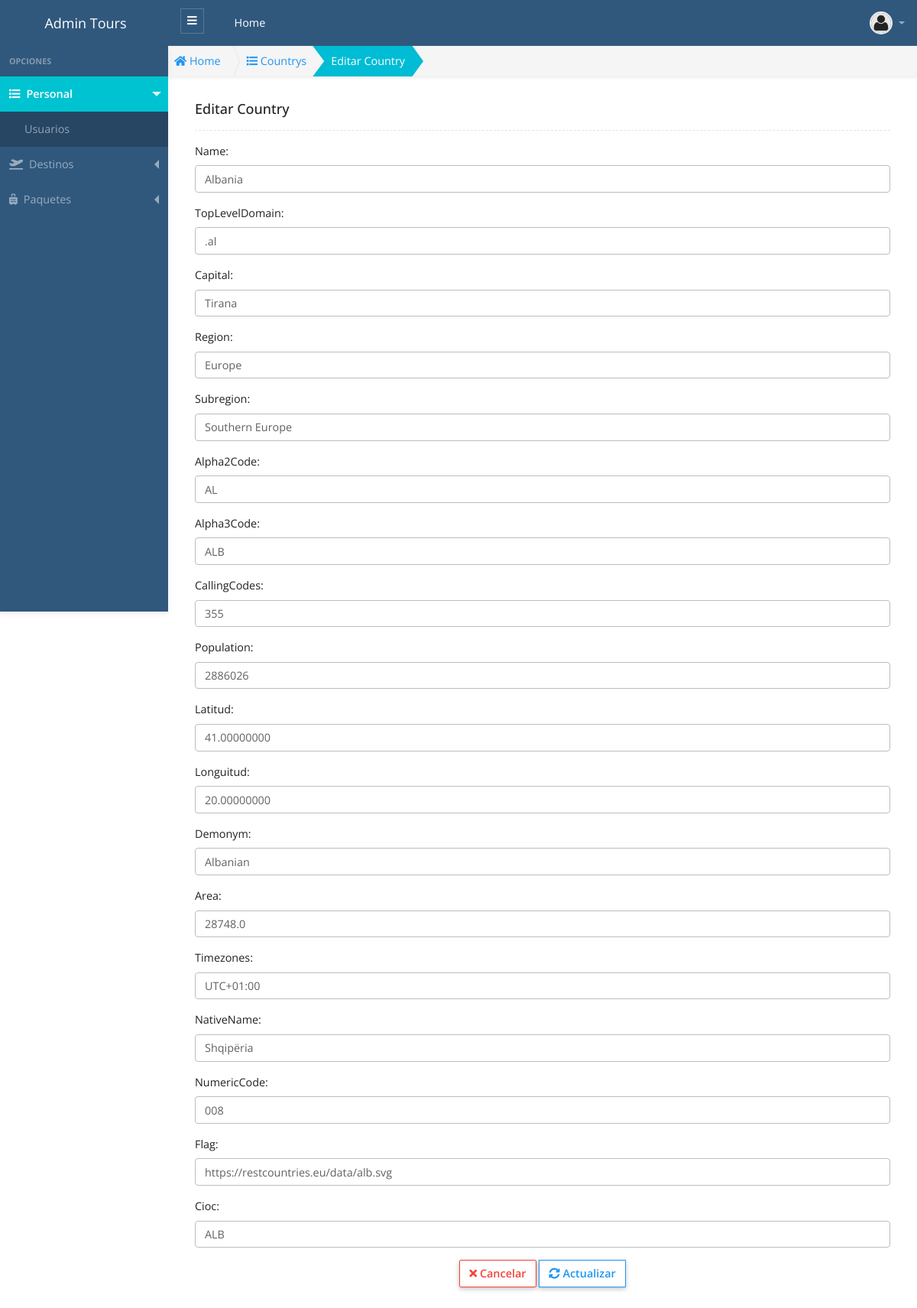
/public/admin/country/editar.php?id=3 (signed in), run on the app's committed database.
### tables this page shows
CREATE TABLE `country` (
  `id` int(11) unsigned NOT NULL AUTO_INCREMENT,
  `name` varchar(255) NOT NULL,
  `topLevelDomain` varchar(10) NOT NULL DEFAULT '',
  `capital` varchar(50) DEFAULT '',
  `region` varchar(100) DEFAULT '',
  `subregion` varchar(255) DEFAULT '',
  `estado` tinyint(1) NOT NULL DEFAULT '1',
  `alpha2Code` varchar(2) DEFAULT NULL,
  `alpha3Code` varchar(3) DEFAULT NULL,
  `callingCodes` varchar(255) DEFAULT NULL,
  `population` varchar(255) DEFAULT NULL,
  `latitud` decimal(16,8) DEFAULT NULL,
  `longuitud` decimal(16,8) DEFAULT NULL,
  `demonym` varchar(255) DEFAULT NULL,
  `area` decimal(12,1) DEFAULT NULL,
  `timezones` varchar(50) DEFAULT NULL,
  `nativeName` varchar(255) DEFAULT NULL,
  `numericCode` varchar(255) DEFAULT NULL,
  `flag` varchar(255) DEFAULT NULL,
  `cioc` varchar(255) DEFAULT NULL,
  PRIMARY KEY (`id`)
);

### public/app/autoload.php (called while the page is built, shortened)
<?php
	function loadModelFiles($file_name){
		$fullpath = APP.'models'.DS. $file_name . '.php' ;
	}
	function loadBeanFiles($file_name){
		$fullpath = APP.'beans'.DS. $file_name . '.php' ;
	}
	function loadControllerFiles($file_name){
		$fullpath = APP.'controllers'.DS. $file_name . '.php' ;
	}
	function loadHelperFiles($file_name){
		$fullpath = APP.'helpers'.DS. $file_name . '.php' ;
	}
	function loadAuthFiles($file_name){
		$fullpath = APP.'auth'.DS. $file_name . '.php' ;
	}
	function loadDataBaseFiles($file_name){
		$fullpath = APP.'database'.DS. $file_name . '.php' ;
	}

### public/app/controllers/CountryController.php (called while the page is built, shortened)
<?php
 class CountryController
{
  public function find($id)
  {
    try
    {
      $country  = new Country();
      $bean_country = new BeanCountry();
      $bean_country->setId($id);
      $data = $country->find( $bean_country) ;
      return $data;
    }
    catch (Exception $e)
    {
      throw new Exception($e->getMessage());
    }
  }
}

### public/app/helpers/Validation.php (called while the page is built)
<?php
class Validation {
	static public function validate($cadena){
		$cadena = htmlspecialchars($cadena);
		$cadena = trim($cadena);
		$cadena = addslashes($cadena);
		$cadena = nl2br($cadena);
		return $cadena;
	}
}

### public/app/beans/BeanCountry.php (called while the page is built, shortened)
<?php
class BeanCountry{
  private $id;
  public function setId($id_)
  {
    $this->id = Validation::validate( $id_ );
  }
  public function getId()
  {
    return $this->id;
  }
}

### public/app/models/Country.php (called while the page is built, shortened)
<?php
class Country extends Connection {
  public function __construct($cnx  = null)
  {
    $this->conn = $cnx;
  }
  public function find($bean_country)
  {
    try{
      $id = $bean_country->getId();
      $this->query = "SELECT * FROM country WHERE id = '$id' LIMIT 1; ";
      $this->executeFind();
      $data = $this->rows ;
      return $data;
    }catch(exception $e){
      throw new Exception($e->getMessage());
    }
  }
}

### public/app/database/Connection.php (called while the page is built, shortened)
<?php
class Connection
{
    protected $db_host = 'localhost';
    protected $db_user = 'root';
    protected $db_pass = '';
    protected $db_name = 'cat_libro';
    protected $db_port = '3306';
    protected $db_driver = 'mysql';
    protected $query = '';
    protected $rows = array();
    protected $conn = null;
    private function openConnection()
    {
        $dns = $this->db_driver . ":host=" . $this->db_host . ";port=" . $this->db_port . ";dbname=" . $this->db_name;
        $this->conn = new PDO($dns, $this->db_user, $this->db_pass);
        $this->conn->setAttribute(PDO::ATTR_ERRMODE, PDO::ERRMODE_EXCEPTION);
        $this->conn->query("SET NAMES 'utf8'");
        return $this->conn;
    }
    protected function executeQuery()
    {
        $rows = array();
        if ($this->conn == null) {
            $this->openConnection();
        }
        $stm = $this->conn->prepare($this->query);
        $this->status = $stm->execute();
        if ($this->status) {
            $column_count = $stm->columnCount();
            if ($column_count > 0) {
                $rows = $stm->fetchAll(PDO::FETCH_OBJ);
            }
        }
        $this->rows = $rows;
    }
    protected function executeFind()
    {
        try {
            $this->executeQuery();
          if (count($this->rows) > 0) {
              $this->rows = array_shift($this->rows);
              return $this->rows;
          }
        } catch (exception $e) {
            throw new Exception($e->getMessage());
        }
    }
}

### public/admin/country/editar.php (the view, shortened to what this page needs)
<?php
  $id = !empty($_GET["id"]) ? $_GET["id"] : 0;
  require_once "../../app/autoload.php";
  $country_controller = new CountryController();
  $country = $country_controller->find($id);
  $title_page = "Country";
?>
<!DOCTYPE html>
<html lang="es">
<head>
  <?php
    require_once "../layout/head_links.phtml";
  ?>
</head>
<body>
  <?php require "../layout/header.phtml"; ?>
  <div class="app-wrap">
    <?php require_once "../layout/sidebar.phtml";?>
    <main role="main" class="main">
      <nav class="full-content" aria-label="breadcrumb">
        <ol class="breadcrumb breadcrumb-shape shadow-sm radius-0">
          <li class="breadcrumb-item">
            <a href="admin">
              <i class="fas fa-home"></i> Home
            </a>
          </li>
          <li class="breadcrumb-item">
            <a href="admin/country/country.php">
              <i class="fas fa-list"></i>
              <?php echo $title_page ;?>s
            </a>
          </li>
          <li class="breadcrumb-item active bg-info text-white" aria-current="page">
            Editar <?php echo $title_page; ?>
          </li>
        </ol>
      </nav>
      <div class="container py-2 py-md-3">
        <div class="row">
          <div class="col-12">
            <h5 class="page-header-title">Editar <?php echo $title_page; ?> </h5>
            <hr class="hr dashed">
          </div>
        </div>
        <div class="row">
          <div class="col-12">
            <form action="admin/country/update.php" method="POST" enctype="multipart/form-data">
              <div class="row">
              <div class="col-md-12">
                <div class="form-group">
                  <label for="name">Name: </label>
                  <input type="text" class="form-control" name="name" id="name" placeholder="Name" value="<?php echo $country->name; ?>">
                </div>
              </div>
              <div class="col-md-12">
                <div class="form-group">
                  <label for="topLevelDomain">TopLevelDomain: </label>
                  <input type="text" class="form-control" name="topLevelDomain" id="topLevelDomain" placeholder="TopLevelDomain" value="<?php echo $country->topLevelDomain; ?>">
                </div>
              </div>
              <div class="col-md-12">
                <div class="form-group">
                  <label for="capital">Capital: </label>
                  <input type="text" class="form-control" name="capital" id="capital" placeholder="Capital" value="<?php echo $country->capital; ?>">
                </div>
              </div>
              <div class="col-md-12">
                <div class="form-group">
                  <label for="region">Region: </label>
                  <input type="text" class="form-control" name="region" id="region" placeholder="Region" value="<?php echo $country->region; ?>">
                </div>
              </div>
              <div class="col-md-12">
                <div class="form-group">
                  <label for="subregion">Subregion: </label>
                  <input type="text" class="form-control" name="subregion" id="subregion" placeholder="Subregion" value="<?php echo $country->subregion; ?>">
                </div>
              </div>
              <div class="col-md-12">
                <div class="form-group">
                  <label for="alpha2Code">Alpha2Code: </label>
                  <input type="text" class="form-control" name="alpha2Code" id="alpha2Code" placeholder="Alpha2Code" value="<?php echo $country->alpha2Code; ?>">
                </div>
              </div>
              <div class="col-md-12">
                <div class="form-group">
                  <label for="alpha3Code">Alpha3Code: </label>
                  <input type="text" class="form-control" name="alpha3Code" id="alpha3Code" placeholder="Alpha3Code" value="<?php echo $country->alpha3Code; ?>">
                </div>
              </div>
              <div class="col-md-12">
                <div class="form-group">
                  <label for="callingCodes">CallingCodes: </label>
                  <input type="text" class="form-control" name="callingCodes" id="callingCodes" placeholder="CallingCodes" value="<?php echo $country->callingCodes; ?>">
                </div>
              </div>
              <div class="col-md-12">
                <div class="form-group">
                  <label for="population">Population: </label>
                  <input type="text" class="form-control" name="population" id="population" placeholder="Population" value="<?php echo $country->population; ?>">
                </div>
              </div>
              <div class="col-md-12">
                <div class="form-group">
                  <label for="latitud">Latitud: </label>
                  <input type="text" class="form-control" name="latitud" id="latitud" placeholder="Latitud" value="<?php echo $country->latitud; ?>">
                </div>
              </div>
              <div class="col-md-12">
                <div class="form-group">
                  <label for="longuitud">Longuitud: </label>
                  <input type="text" class="form-control" name="longuitud" id="longuitud" placeholder="Longuitud" value="<?php echo $country->longuitud; ?>">
                </div>
              </div>
              <div class="col-md-12">
                <div class="form-group">
                  <label for="demonym">Demonym: </label>
                  <input type="text" class="form-control" name="demonym" id="demonym" placeholder="Demonym" value="<?php echo $country->demonym; ?>">
                </div>
              </div>
              <div class="col-md-12">
                <div class="form-group">
                  <label for="area">Area: </label>
                  <input type="text" class="form-control" name="area" id="area" placeholder="Area" value="<?php echo $country->area; ?>">
                </div>
              </div>
              <div class="col-md-12">
                <div class="form-group">
                  <label for="timezones">Timezones: </label>
                  <input type="text" class="form-control" name="timezones" id="timezones" placeholder="Timezones" value="<?php echo $country->timezones; ?>">
                </div>
              </div>
              <div class="col-md-12">
                <div class="form-group">
                  <label for="nativeName">NativeName: </label>
                  <input type="text" class="form-control" name="nativeName" id="nativeName" placeholder="NativeName" value="<?php echo $country->nativeName; ?>">
                </div>
              </div>
              <div class="col-md-12">
                <div class="form-group">
                  <label for="numericCode">NumericCode: </label>
                  <input type="text" class="form-control" name="numericCode" id="numericCode" placeholder="NumericCode" value="<?php echo $country->numericCode; ?>">
                </div>
              </div>
              <div class="col-md-12">
                <div class="form-group">
                  <label for="flag">Flag: </label>
                  <input type="text" class="form-control" name="flag" id="flag" placeholder="Flag" value="<?php echo $country->flag; ?>">
                </div>
              </div>
              <div class="col-md-12">
                <div class="form-group">
                  <label for="cioc">Cioc: </label>
                  <input type="text" class="form-control" name="cioc" id="cioc" placeholder="Cioc" value="<?php echo $country->cioc; ?>">
                </div>
              </div>
              </div>
              <div class="w-100 text-center">
                <a href="admin/country/country.php" class="btn btn-outline-danger"> <i class="fas fa-times"></i> Cancelar</a>
                <button type="submit" class="btn btn-outline-primary rounded-0  "> <i class="fas fa-sync-alt"></i> Actualizar</button>
              </div>
            </form>
          </div>
        </div>
      </div>
    </main>
  </div>
</body>
</html>

### data on the page
country: name "Albania", topLevelDomain ".al", capital "Tirana", region "Europe", subregion "Southern Europe", alpha2Code "AL", alpha3Code "ALB", callingCodes "355", population "2886026", latitud "41.00000000", longuitud "20.00000000", demonym "Albanian", area "28748.0", timezones "UTC+01:00", nativeName "Shqipëria", numericCode "008", flag "https://restcountries.eu/data/alb.svg", cioc "ALB"

### other printed values
$title_page "Country"
